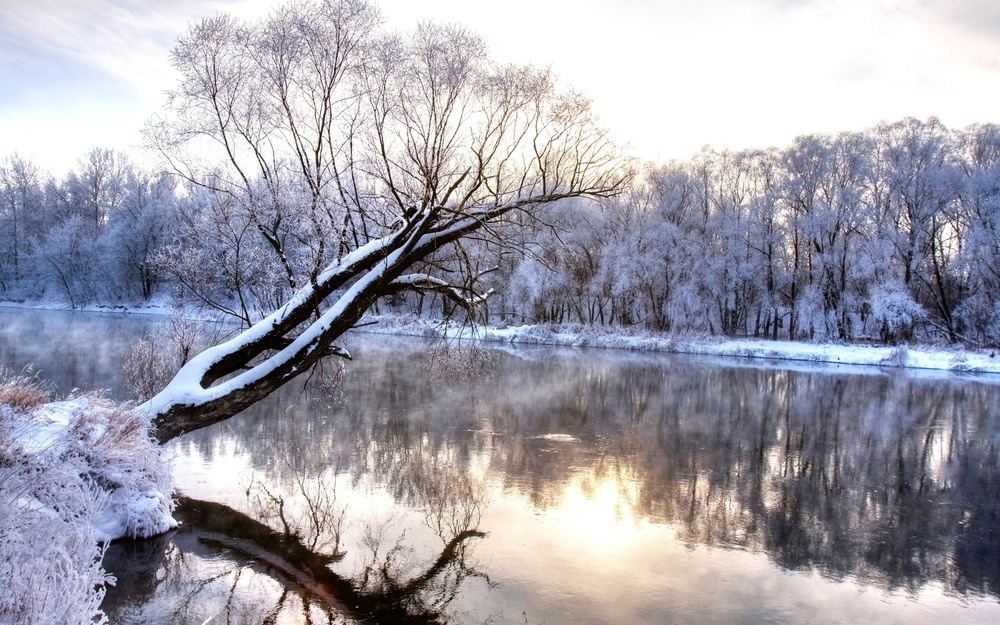
%> input picture mypic.jpg, 1000 x 625 px, shrunk from 2560 x 1600 before the run
$ octave m12.m   (GNU Octave 9; MATLAB toolbox functions it lacks are replaced by stand-ins)
%> lines starting %> are read from the running program, lines starting %| are printed output that depends on the picture
image = imread('mypic.jpg');
%> image is the input picture: size 625x1000x3 uint8; mean R, G, B 162.1, 160.8, 171.7
stretched_Image = imadjust(image, stretchlim(image, [0.05, 0.95]),[]);
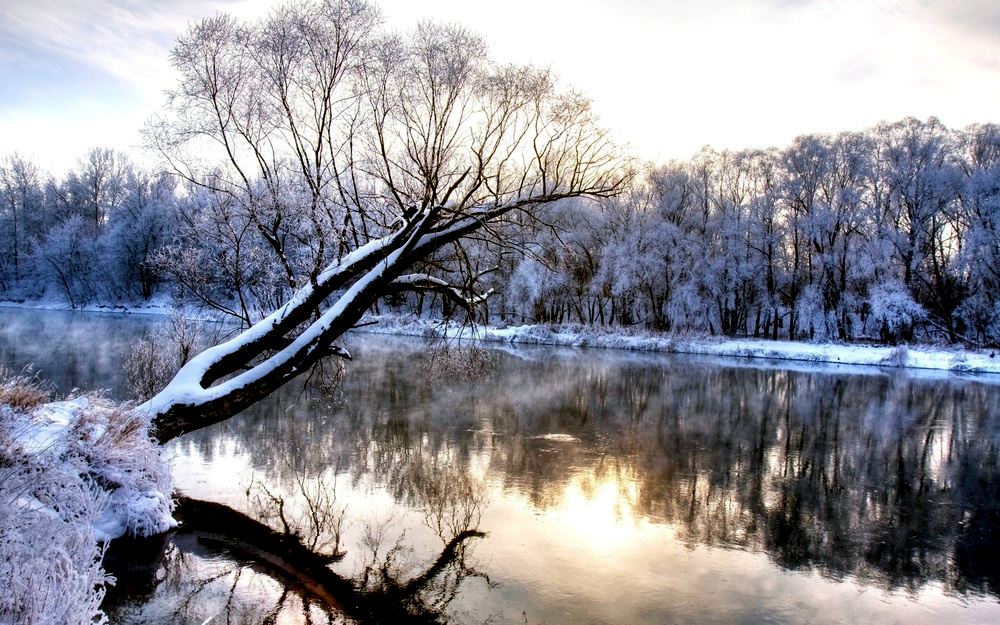
%> stretched_Image: size 625x1000x3 uint8; mean R, G, B 142.8, 143, 151.8

subplot(2,2,1), imshow(image), title('Original Image');
subplot(2,2,2), imshow(stretched_Image), title('Strethced Image');
subplot(2,2,3), imhist(image), title('Histogram of Original Image');
subplot(2,2,4), imhist(stretched_Image), title('Histogram of Stretched Image');
%> after `title('Histogram of Stretched Image')`:
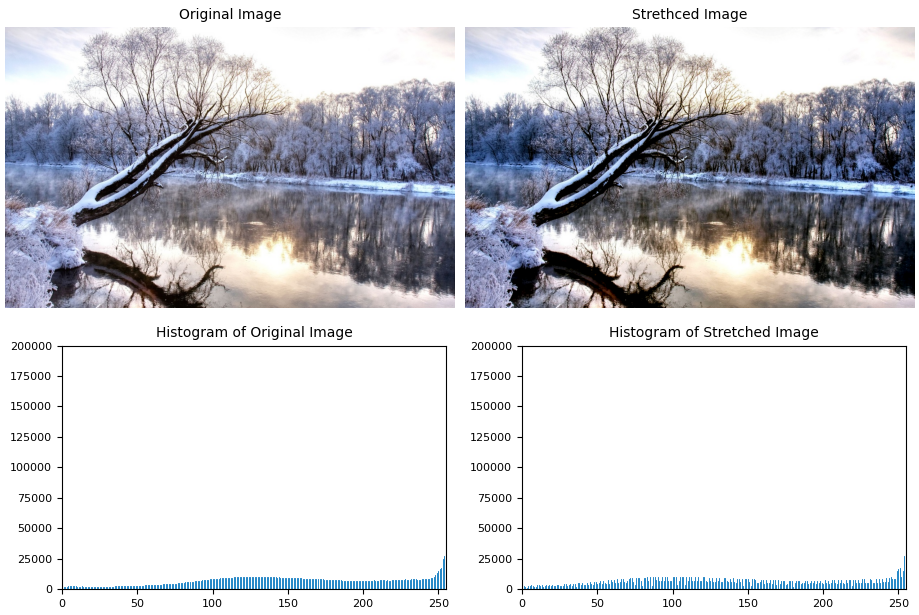
%> figure redrawn from the program's plot data, 4 panels
dwt()
%> (this line was passed over: x is not available in this run)

$ run again, with baby.jpg copied over mypic.jpg
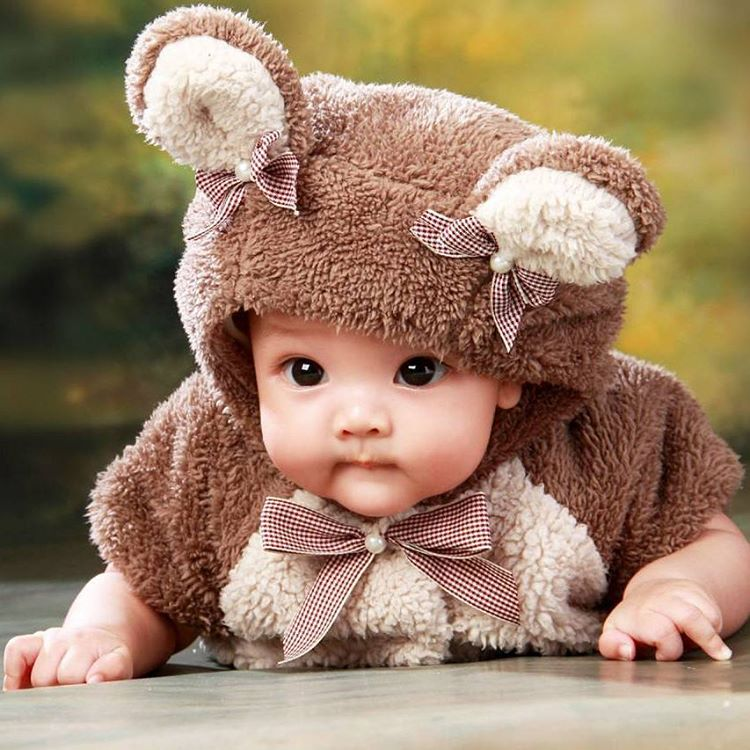
%> input picture baby.jpg, 750 x 750 px
%> image is the input picture: size 750x750x3 uint8; mean R, G, B 155.6, 129.2, 103.6
%> `stretched_Image = imadjust(image, stretchlim(image, [0.05, 0.95]),[]);`:
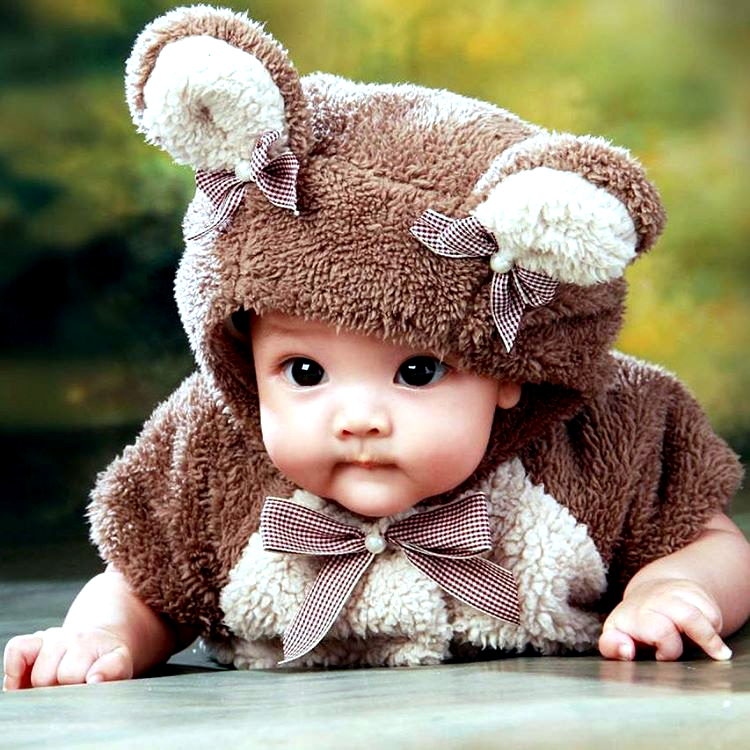
%> stretched_Image: size 750x750x3 uint8; mean R, G, B 143.8, 132.1, 110.1
%> `title('Histogram of Stretched Image')`:
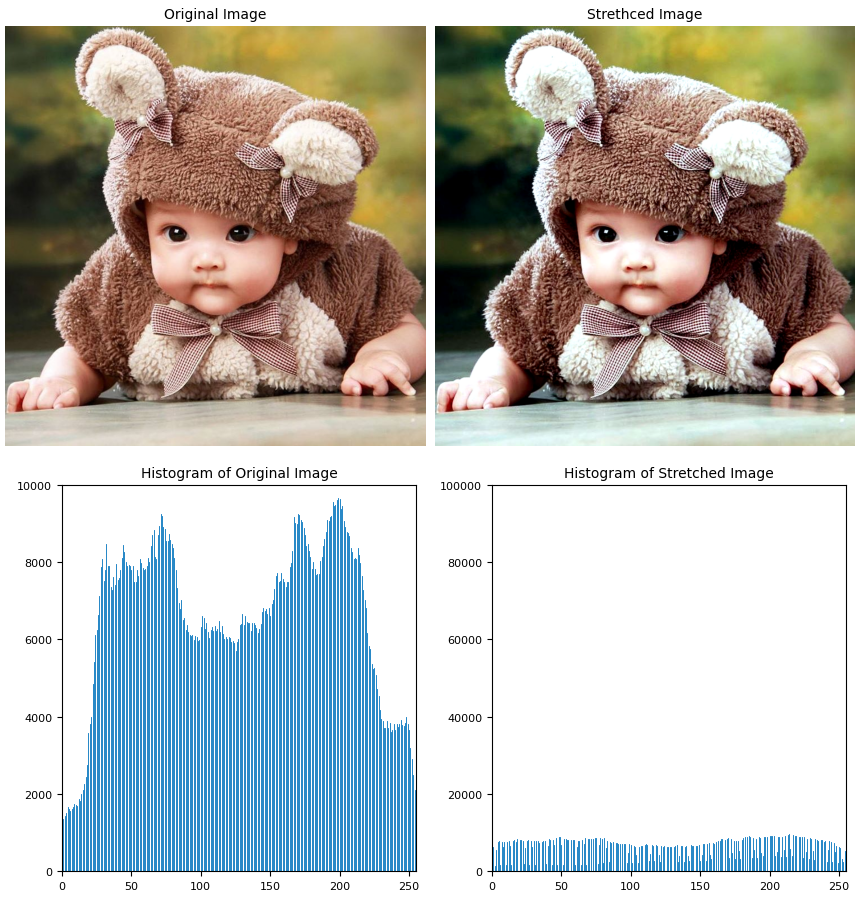
%> figure redrawn from the program's plot data, 4 panels

$ run again, with cat.jpg copied over mypic.jpg
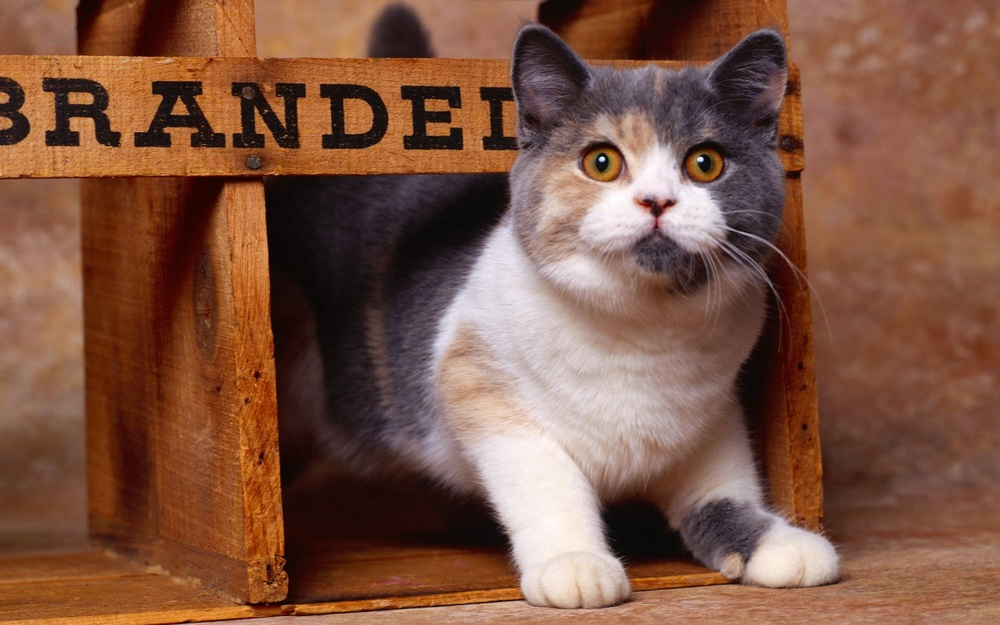
%> input picture cat.jpg, 1000 x 625 px, shrunk from 1920 x 1200 before the run
%> image is the input picture: size 625x1000x3 uint8; mean R, G, B 126.2, 85.3, 66.6
%> `stretched_Image = imadjust(image, stretchlim(image, [0.05, 0.95]),[]);`:
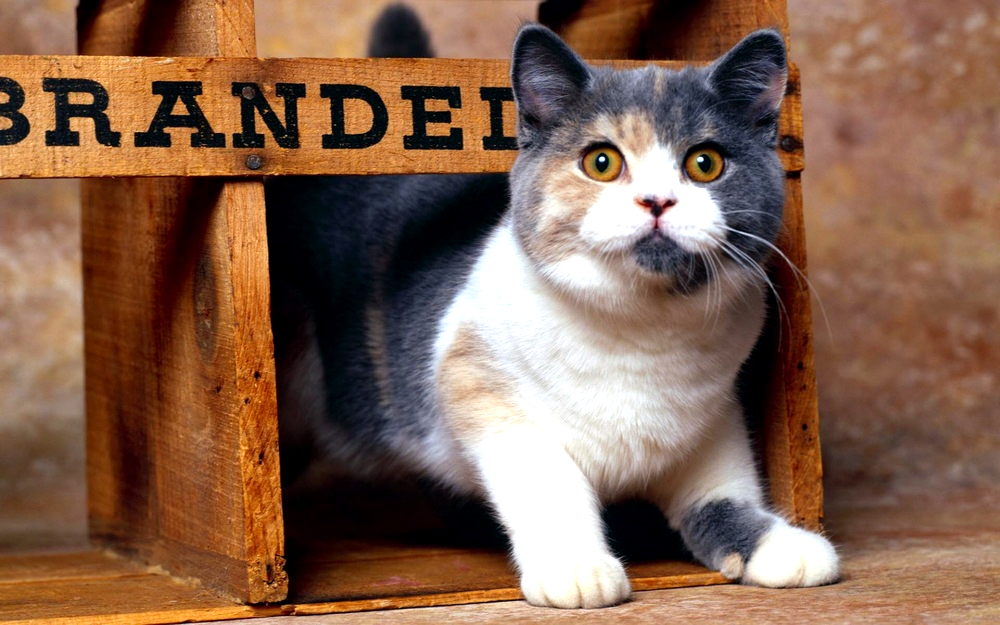
%> stretched_Image: size 625x1000x3 uint8; mean R, G, B 131.2, 97.9, 78.2
%> `title('Histogram of Stretched Image')`:
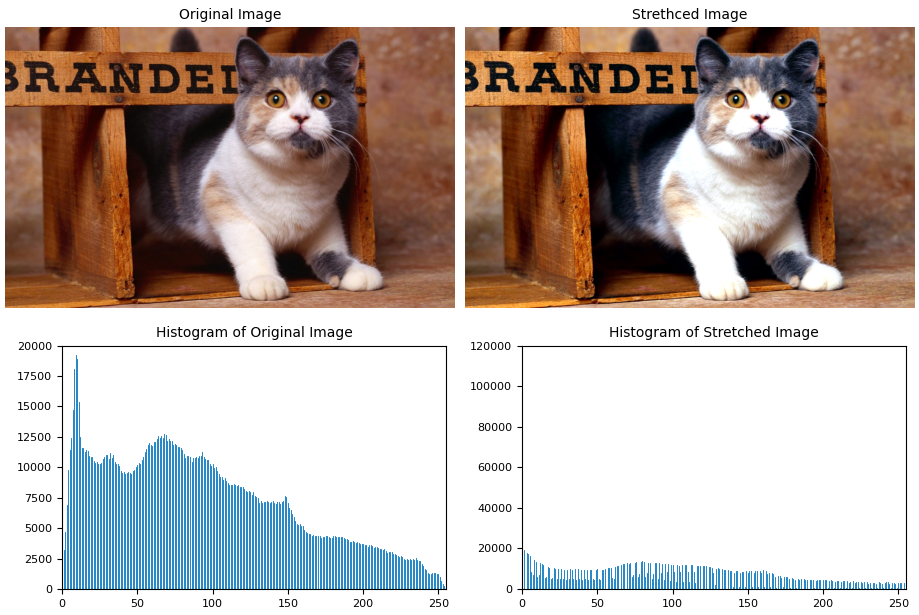
%> figure redrawn from the program's plot data, 4 panels
